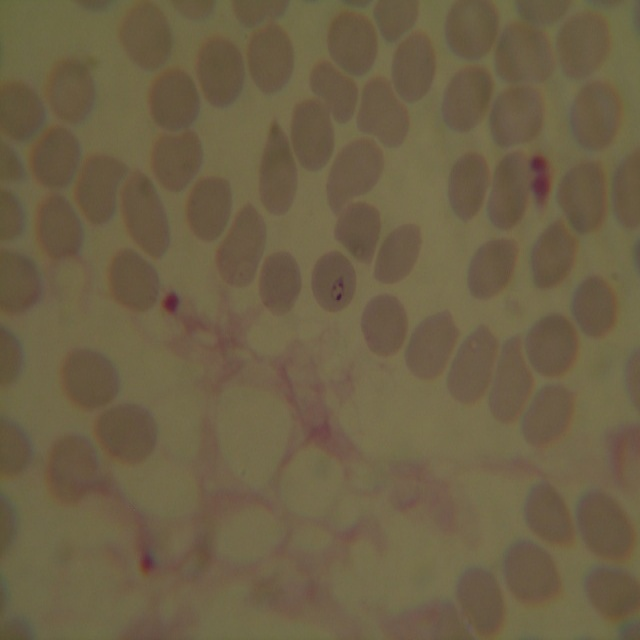
#> input picture samples/yolo/blood_smear_3.JPG, 640 x 640 px, found by its file name; the run also reads 2 pictures not shown here
$ jupyter execute --allow-errors cell_lib_unet_mask.ipynb   (shell and % lines are left out)   (older library calls are emulated)
#> lines starting #> are read from the running program, lines starting #| are printed output that depends on the picture; after the words box and inside, x2 and y2 are one past the last pixel; in counts of white or black regions, pixels touching at a corner belong together
[cell 1]
import numpy as np
import matplotlib.pyplot as plt
from skimage import data
from skimage import filters
from skimage import exposure
import cv2
from math import pi, ceil, floor, cos, sin
import os
import time
from ipynb.fs.full.unet_mask import *

plt.rcParams["figure.figsize"] = (10, 10)
# kill axis in rcParams
plt.rc('axes.spines',top=False,bottom=False,left=False,right=False);
plt.rc('axes',facecolor=(1,1,1,0),edgecolor=(1,1,1,0));
plt.rc(('xtick','ytick'),color=(1,1,1,0));

#PATH = "./PHOTOS_MALARIA_VHIR_UPC/fotos_2015_12_01/P_falciparum/Trofozoits/DSCN0083.JPG"
#PATH = "./samples/normal/blood_smear_2.JPG"
PATH = "./samples/normal/blood_smear_1.JPG"
#PATH = "./samples/aglomerado/blood_smear_14.JPG"
RESULT_PATH = "./samples/myresults/"
#PATH = "DSCN4223.JPG"

CELL_POINT_SIZE = 8
CELL_COLOR      = (255,60,0)
INTERNAL_COLOR  = (215,215,20)
EXTERNAL_COLOR  = (255, 255, 255)

# General functions

[cell 2]
# [41 lines left out: function save_results, not called in this run]

#save_results("b","teste1",1,2,3,'5.5s')

[cell 3]
def get_image(path=PATH, mode=0, size=(640,480), show=False):
    img = cv2.imread(path,mode)
    if mode == 1:
        img = cv2.cvtColor(img, cv2.COLOR_BGR2RGB)

    if img is None:
        print("Não foi possível abrir a imagem:", path)
    res = cv2.resize(img,size)

    if show:
        plt.figure(figsize=(10,10))
        plt.imshow(res)
        plt.show()
    return res


def apply_blur(img, k=9):
    return cv2.GaussianBlur(img,(k,k),0)

def otsu(img,block=81,offset=0.3):
    return cv2.adaptiveThreshold(img,255,cv2.ADAPTIVE_THRESH_MEAN_C, cv2.THRESH_BINARY_INV,block,offset)

def adaptative_thresh(img,block=121,offset=0):
    return cv2.adaptiveThreshold(img,255,cv2.ADAPTIVE_THRESH_MEAN_C, cv2.THRESH_BINARY_INV,block,offset)

def fill_holes(img):
    contours, hierarchy = cv2.findContours(img, cv2.RETR_TREE, cv2.CHAIN_APPROX_SIMPLE)
    thresh_filled = np.zeros((img.shape[0], img.shape[1]), dtype=np.uint8)
    color = 255
    for i in range(len(contours)):
        cv2.drawContours(thresh_filled, contours, i, color, -1, cv2.LINE_8, hierarchy, 0)
    return thresh_filled

def connected_components(thresh):
    output = cv2.connectedComponentsWithStats(thresh, 4, cv2.CV_32S)
    (numLabels, labels, stats, centroids) = output

    if (np.max(labels) == 0):
        divider = 1
    else:
        divider = np.max(labels)

    # Map component labels to hue val, 0-179 is the hue range in OpenCV
    label_hue = np.uint8(179*labels/divider)
    blank_ch = 255*np.ones_like(label_hue)
    labeled_img = cv2.merge([label_hue, blank_ch, blank_ch])

    # Converting cvt to BGR
    labeled_img = cv2.cvtColor(labeled_img, cv2.COLOR_HSV2BGR)

    # set bg label to black
    labeled_img[label_hue==0] = 0

    labeled_img_rgb = cv2.cvtColor(labeled_img, cv2.COLOR_BGR2RGB)
    return labeled_img_rgb, numLabels, labels, stats, centroids


def erode(src,size):
    element = cv2.getStructuringElement(cv2.MORPH_ELLIPSE, (2 * size + 1, 2 * size + 1),
                                       (size, size))
    return cv2.erode(src, element)

def dilate(src,size):
    element = cv2.getStructuringElement(cv2.MORPH_ELLIPSE, (2 * size + 1, 2 * size + 1),
                                       (size, size))
    return cv2.dilate(src, element)

# [44 lines left out: functions get_principal_components, get_principal_component_RGB, color_average, hsv_average, color_distance, not called in this run]

[cell 4]
MIN_CELL_AREA = 500
MAX_CELL_AREA = 2700#2300
MIN_VALUE_TO_VALIDATE_CELL = 50

# [16 lines left out: function thresh_is_valid, not called in this run]


# [17 lines of commented-out code are left out]

#> (the rest of this cell did not finish here and is left out)

# Colors functions

[cell 5]
def random_color():
    color = tuple(np.random.randint(1,256, size=3))
    if (color[0] < 100 and color[1] < 100 and color[2] < 100):
        return random_color()
    elif (color[0] > 230 and color[1] > 230 and color[2] > 230):
        return random_color()
    else:
        return (int(color[0]),int(color[1]),int(color[2]))


def list_colors(img):
    shape = img.shape
    if (len(shape) == 2):
        img = cv2.cvtColor(img,cv2.COLOR_GRAY2RGB)

    reshapedImg = img.reshape(1,shape[0]*shape[1],3)[0]
    colors = np.unique(reshapedImg, axis=0)
    colors = np.delete(colors,0,axis=0)
    return colors


def shuffle_colors(img):

    if len(img.shape) == 2:
        img = cv2.merge([img,img,img])

    colors = list_colors(img)
    labeled_img_rgb3 = img.copy()

    for color in colors:
        newColor = random_color()

        red, green, blue = labeled_img_rgb3.T
        selected_color = (red == color[0]) & (green == color[1]) & (blue == color[2])
        labeled_img_rgb3[selected_color.T] = newColor
    return labeled_img_rgb3


def colorize(img):
    labeled_rgb, numLabels, labels, stats, centroids = connected_components(img)
    return shuffle_colors(labeled_rgb)

def equalize_color_image(img):
    hist,bins = np.histogram(img.flatten(),256,[0,256])
    cdf = hist.cumsum()
    cdf_normalized = cdf * float(hist.max()) / cdf.max()
    cdf_m = np.ma.masked_equal(cdf,0)
    cdf_m = (cdf_m - cdf_m.min())*255/(cdf_m.max()-cdf_m.min())
    cdf = np.ma.filled(cdf_m,0).astype('uint8')
    return cdf[img]

# Parasites functions

[cell 6]
def hsv_par_mask(img):

    #range 1
    from_color=(95,40,0)
    to_color=(180,255,255)
    hsv = cv2.cvtColor(img, cv2.COLOR_RGB2HSV)
    mask = cv2.inRange(hsv, from_color, to_color)

    # [13 lines of commented-out code are left out]
    mask_dilated = mask.copy()
    #erode
    kernel = np.ones((3, 3), np.uint8)
    mask_dilated = cv2.erode(mask_dilated, kernel)
    #dilate
    kernel = np.ones((15, 15), np.uint8)
    mask_dilated = cv2.dilate(mask_dilated, kernel)

    return mask, mask_dilated


# [5 lines left out: function gs_parasite_mask, not called in this run]

def remove_parasites(img,mask):
    maximum = np.max(mask)
    if maximum == 0:
        return img
    img[mask == maximum] = 0
    img = erode(img,2)
    img = dilate(img,2)
    return img

MIN_PARASITE_AREA = 20


# [65 lines left out: function mark_parasites, not called in this run]


# [5 lines of commented-out code are left out]

# Thresholding

## UNet

[cell 7]
def unet_method(path, validation_type):
    """
    Returns: (img, cell_mask_colored), (cells, internal, external, passTime)
    """
    start = time.time()
    #read in grayscale
    imgGS = get_image(path=path)
#> in get_image, `img = cv2.imread(path,mode)`:
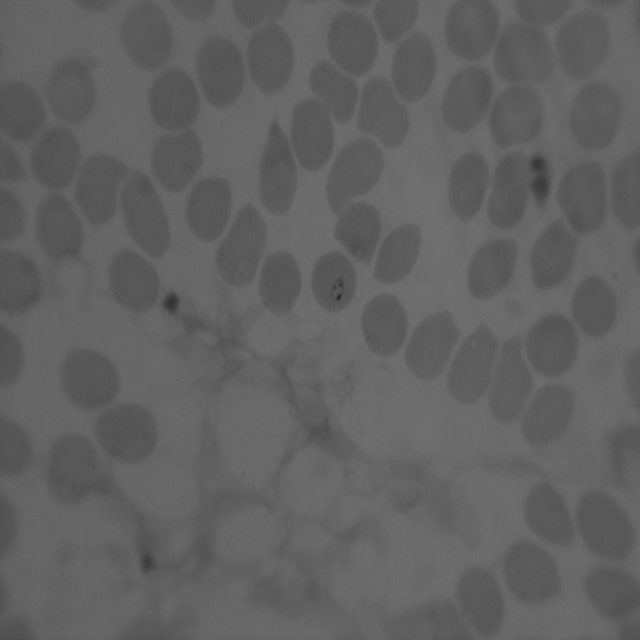
#> img: shape (640, 640); min 43, max 113, mean 97.4
#> in get_image, `res = cv2.resize(img,size)`:
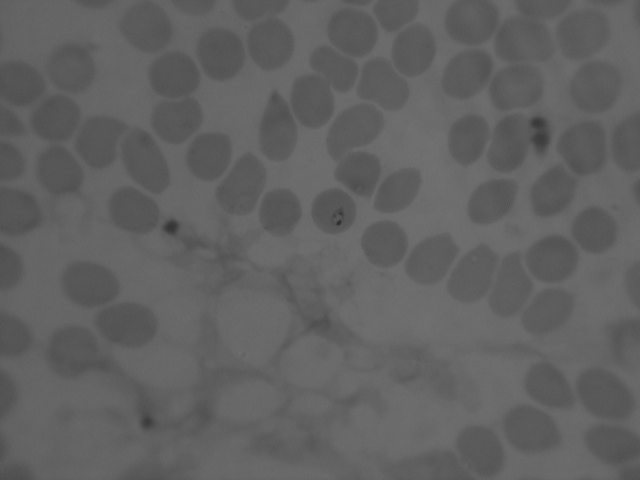
#> res: shape (480, 640); min 44, max 113, mean 97.4
    #read in colors
    img = get_image(path=path,mode=1)
#> call 2 of get_image, with path = './samples/normal/blood_smear_3.JPG', mode = 1, size = (640, 480), show = False
#> in get_image, img is the input picture: shape (640, 640, 3); mean B, G, R 69.6, 96.6, 109.5
#> in get_image (call 2), `res = cv2.resize(img,size)`:
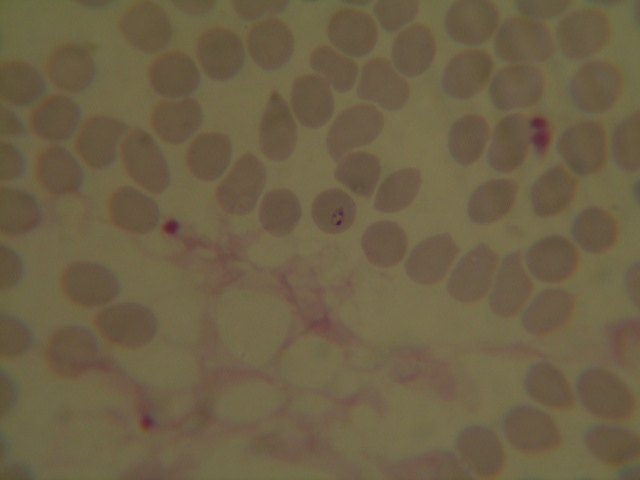
#> res: shape (480, 640, 3); mean R, G, B 109.6, 96.6, 69.7

    #apply blur
    name = "U-net"
    method_ext = "_unet"


    cell_mask = unet.predict(img)

    #hsv mask
    par_mask, par_mask_dilated = hsv_par_mask(img)
    #GS mask
    #par_mask = gs_parasite_mask(imgGS)
    #plt.imshow(par_mask)
    #plt.show()


    #remove parasites from otsu
    cell_mask = remove_parasites(cell_mask,par_mask)


    #fill holes
    cell_mask = fill_holes(cell_mask)


    #break gorup of cells
    cell_mask = break_big_groups(cell_mask)


    #colorize the cells
    cell_mask_colored = colorize(cell_mask)


    #mark
    if validation_type == 'unet':
        img, cells = mark_cells(img, cell_mask,validation_step=False)
    else:
        img, cells = mark_cells(img, cell_mask,validation_type=validation_type)

    img, internal, external = mark_parasites(img, par_mask, cell_mask)

    end = time.time()


    passTime = "%.2fs" % (end-start)

    #save results
    save_results(path,name,cells,internal,external, passTime, img, path, method_ext)

    return (img, cell_mask_colored), (cells, internal, external, passTime)


#> (the rest of this cell did not finish here and is left out)

## OTSU

[cell 8]
def otsu_method(path, validation_type, blur=True):
    """
    Returns: (img, cell_mask_colored), (cells, internal, external, passTime)
    """
    start = time.time()
    #read in grayscale
    imgGS = get_image(path=path)
    #read in colors
    img = get_image(path=path,mode=1)

    #apply blur
    name = "OTSU w/out blur"
    method_ext = "_otsu_out_blur"
    if blur:
        name = "OTSU"
        method_ext = "_otsu"
        imgGS = apply_blur(imgGS)
        img = apply_blur(img)


    #otsu adaptative
    cell_mask = otsu(imgGS)
    #cell_mask = unet.predict(img)


    #hsv mask
    par_mask, par_mask_dilated = hsv_par_mask(img)
    #GS mask
    #par_mask = gs_parasite_mask(imgGS)
    #plt.imshow(par_mask)
    #plt.show()


    #remove parasites from otsu
    cell_mask = remove_parasites(cell_mask,par_mask)


    #fill holes
    cell_mask = fill_holes(cell_mask)


    #break gorup of cells
    cell_mask = break_big_groups(cell_mask)


    #colorize the cells
    cell_mask_colored = colorize(cell_mask)


    #mark
    img, cells = mark_cells(img, cell_mask,validation_type=validation_type)

    img, internal, external = mark_parasites(img, par_mask, cell_mask)

    end = time.time()


    passTime = "%.2fs" % (end-start)

    #save results
    save_results(path,name,cells,internal,external, passTime, img, path, method_ext)

    return (img, cell_mask_colored), (cells, internal, external, passTime)


#> (the rest of this cell did not finish here and is left out)

#> in hsv_par_mask, `mask = cv2.inRange(hsv, from_color, to_color)`:
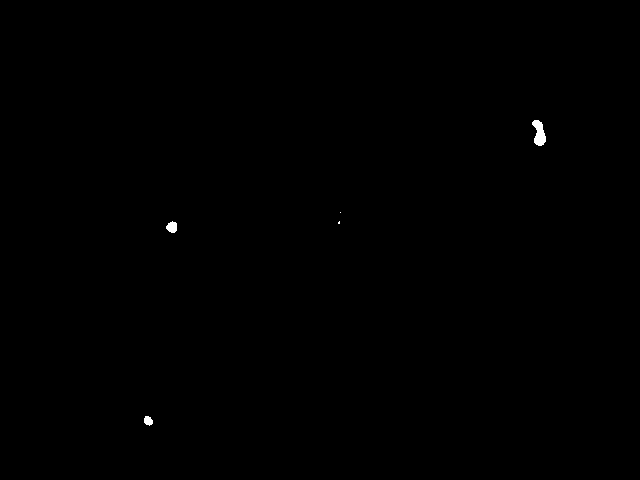
#> mask: shape (480, 640); 0.13% white; 5 white regions (2 under 20 px), largest, box (x1, y1, x2, y2) and area: (532, 120, 546, 146) 234, (166, 221, 177, 233) 98, (144, 416, 153, 426) 67
#> in hsv_par_mask, `mask_dilated = cv2.dilate(mask_dilated, kernel)`:
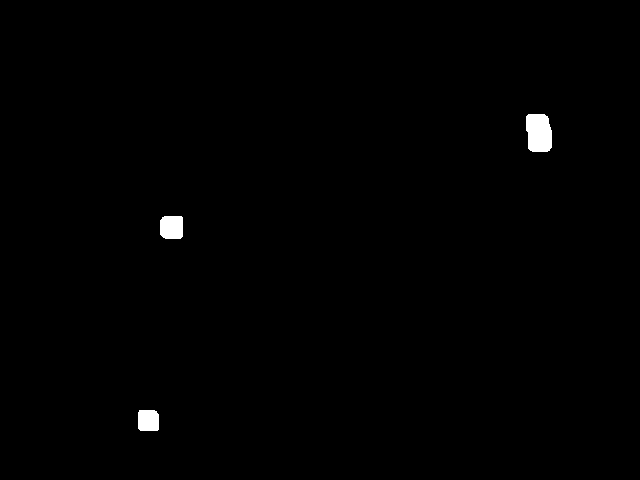
#> mask_dilated: shape (480, 640); 0.59% white; 3 white regions, box (x1, y1, x2, y2) and area: (526, 114, 552, 152) 880, (160, 216, 183, 239) 505, (138, 410, 159, 431) 426
#> in remove_parasites, `maximum = np.max(mask)`: maximum = 255
#> in fill_holes, `contours, hierarchy = cv2.findContours(img, cv2.RETR_TREE, cv2.CHAIN_A..`: contours = 96 contours, 18 with area under 20; largest, box (x1, y1, x2, y2) and area: (43, 187, 478, 480) 40362, (441, 0, 570, 109) 7836, (447, 244, 575, 339) 5691, (259, 46, 357, 161) 4945, (216, 288, 294, 367) 4367
#> the loop in fill_holes, `for i in range(len(contours)):` made 96 passes
    img, cell_mask = images
    cells, internal, external, passTime = stats


    fig, ax = plt.subplots(ncols=2, figsize=(20, 20))
    ax[0].imshow(img)
    ax[0].set_title("%d Cells %d Internal %d External %s" %(cells,internal,external, passTime))
    ax[1].imshow(cell_mask, cmap='gray')
    ax[1].set_title("Cells segmentation")
    plt.show()

## OTSU without blur

#> (a cell that did not finish here is left out)

#> in remove_parasites (call 2), `img[mask == maximum] = 0`:
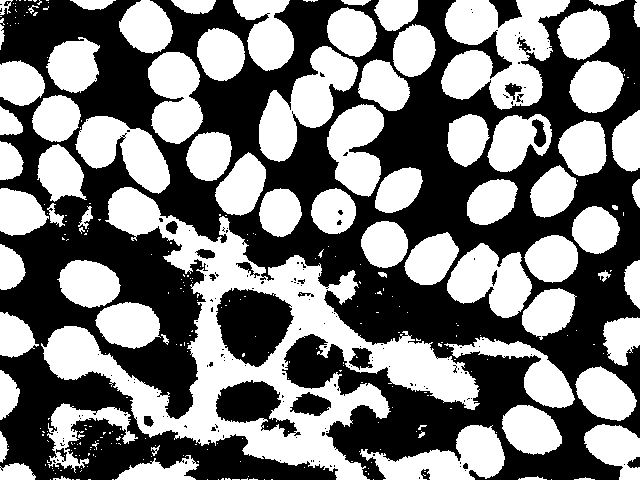
#> img: shape (480, 640); 48% white; 306 white regions (228 under 20 px), largest, box (x1, y1, x2, y2) and area: (41, 187, 480, 480) 33557, (441, 0, 570, 110) 8241, (259, 46, 358, 162) 5172
#> call 2 of erode, with size = 2
#> in erode (call 2), `element = cv2.getStructuringElement(cv2.MORPH_ELLIPSE, (2 * size + 1, ..`: element = [[0, 0, 1, 0, 0], [1, 1, 1, 1, 1], [1, 1, 1, 1, 1], [1, 1, 1, 1, 1], [0, 0, 1, 0, 0]]
#> in erode (call 2), `return cv2.erode(src, element)`:
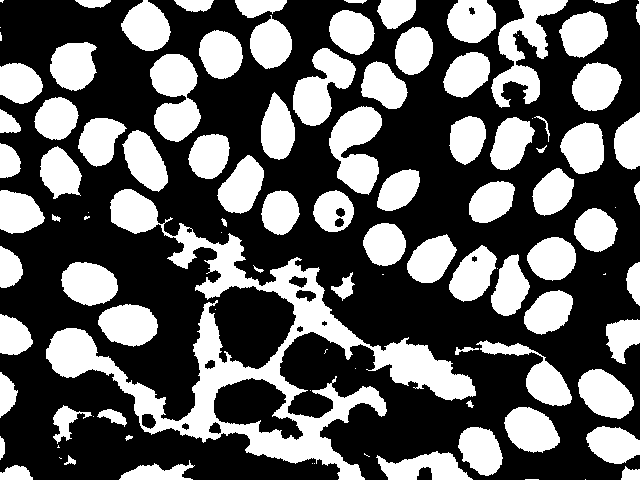
#> returned value: shape (480, 640); 37.5% white; 104 white regions (24 under 20 px), largest, box (x1, y1, x2, y2) and area: (46, 189, 476, 480) 24181, (491, 0, 568, 108) 3183, (150, 54, 201, 142) 3055
#> call 2 of dilate, with size = 2
#> in dilate (call 2), `return cv2.dilate(src, element)`:
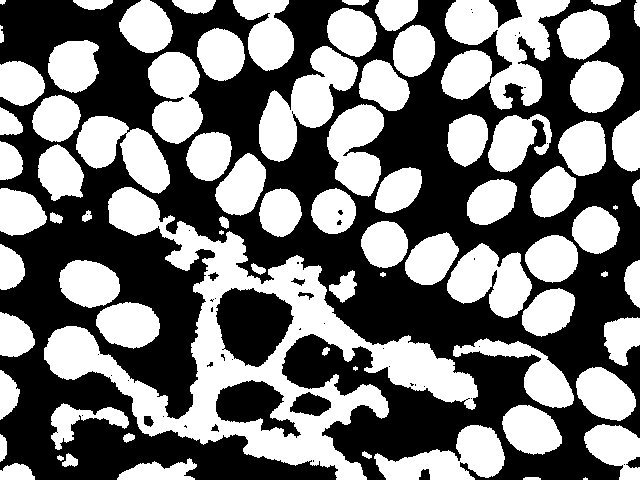
#> returned value: shape (480, 640); 46.6% white; 81 white regions (4 under 20 px)
#> in fill_holes (call 2), `contours, hierarchy = cv2.findContours(img, cv2.RETR_TREE, cv2.CHAIN_A..`: contours = 130 contours, 44 with area under 20; largest, box (x1, y1, x2, y2) and area: (44, 187, 478, 480) 37962, (445, 0, 570, 110) 5842, (259, 46, 358, 162) 4950, (215, 287, 295, 368) 4470, (76, 116, 170, 194) 3836
#> the loop in fill_holes (call 2), `for i in range(len(contours)):` made 130 passes
#> after the loop in fill_holes (call 2), `for i in range(len(contours)):`:
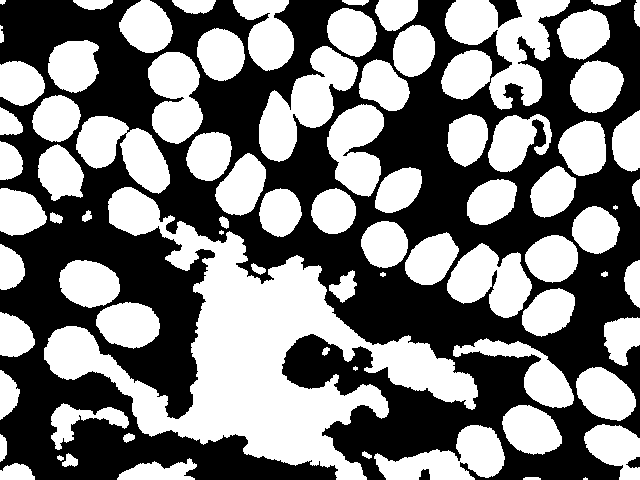
#> thresh_filled: shape (480, 640); 49.2% white; 81 white regions (4 under 20 px), largest, box (x1, y1, x2, y2) and area: (44, 187, 478, 480) 39124, (445, 0, 570, 110) 6167, (259, 46, 358, 162) 5157
    img, cell_mask = images
    cells, internal, external, passTime = stats

    fig, ax = plt.subplots(ncols=2, figsize=(20, 20))
    ax[0].imshow(img, cmap='gray')
    ax[0].set_title("%d Cells %d Internal %d External %s" %(cells,internal,external, passTime))
    ax[1].imshow(cell_mask, cmap='gray')
    ax[1].set_title("Cells segmentation")
    plt.show()

# HSV

[cell 10]
def cellHSVMask(img, from_color=(0,170,0),to_color=(20,255,220)):
#def cellHSVMask(img, from_color=(0,80,0),to_color=(20,255,255)):
    img = equalize_color_image(img)

    img_yuv = cv2.cvtColor(img, cv2.COLOR_BGR2YUV)
    img_yuv[:,:,0] = cv2.equalizeHist(img_yuv[:,:,0])
    img = cv2.cvtColor(img_yuv, cv2.COLOR_YUV2BGR)

    hsv = cv2.cvtColor(img, cv2.COLOR_RGB2HSV)
    mask = cv2.inRange(hsv, from_color, to_color)
    return mask

# [4 lines of commented-out code are left out]

[cell 11]
# [12 lines of commented-out code are left out]


def mergeCellsParts(mask):

    mask = mask.copy()
    labeled_img_rgb, numLabels, labels, stats, centroids = connected_components(mask)


    for i in range(1, numLabels):
        x = stats[i, cv2.CC_STAT_LEFT]
        y = stats[i, cv2.CC_STAT_TOP]
        w = stats[i, cv2.CC_STAT_WIDTH]
        h = stats[i, cv2.CC_STAT_HEIGHT]
        area = stats[i, cv2.CC_STAT_AREA]
        (cX, cY) = centroids[i]

        cutY = y - 1 if y > 0 else y
        cutX = x - 1 if x > 0 else x
        cutXW = x+w+1
        cutYH = y+h+1

        cut = mask[cutY:cutYH, cutX:cutXW]


        if 50 < area < MAX_CELL_AREA:
            thresh_filled = cut

            contours, hierarchy = cv2.findContours(thresh_filled, cv2.RETR_TREE, cv2.CHAIN_APPROX_TC89_L1)
            hull = []
            for y in range(len(contours)):
                hull.append(cv2.convexHull(contours[y], False))
            cv2.drawContours(thresh_filled, hull, -1, 255, 1, 8)

            contours, hierarchy = cv2.findContours(thresh_filled, cv2.RETR_TREE, cv2.CHAIN_APPROX_SIMPLE)
            for i in range(len(contours)):
                cv2.drawContours(thresh_filled, contours, i, 255, -1, cv2.LINE_8, hierarchy, 0)

        elif MAX_CELL_AREA < area:

            #preenche
            contours, hierarchy = cv2.findContours(cut, cv2.RETR_TREE, cv2.CHAIN_APPROX_SIMPLE)
            for i in range(len(contours)):
                cv2.drawContours(cut, contours, i, 255, -1, cv2.LINE_8, hierarchy, 0)

            #erode as bordas
            contours, hierarchy = cv2.findContours(cut, cv2.RETR_TREE, cv2.CHAIN_APPROX_TC89_L1)
            for i in range(len(contours)):
                cv2.drawContours(cut, contours, i, 255, 1, cv2.LINE_8, hierarchy, 0)


            # [19 lines of commented-out code are left out]

    return mask


def hsv_method(path, validation_type, use_median_filter=True):

    start = time.time()

    #read in grayscale
    imgGS = get_image(path=path)
    #read in colors
    img = get_image(path=path,mode=1)

    #otsu adaptative
    cell_mask = cellHSVMask(img)
#> in equalize_color_image, `hist,bins = np.histogram(img.flatten(),256,[0,256])`: hist = 256 values, max 29345 at index 103, min 0 at index 0, mean 3600; bins = 257 values from 0 to 256
#> in equalize_color_image, `cdf = hist.cumsum()`: cdf = 256 values from 0 to 921600
#> in equalize_color_image, `cdf_normalized = cdf * float(hist.max()) / cdf.max()`: cdf_normalized = 256 values from 0 to 29345
#> in equalize_color_image, `cdf = np.ma.filled(cdf_m,0).astype('uint8')`: cdf = 256 values from 0 to 255
#> in equalize_color_image, `return cdf[img]`:
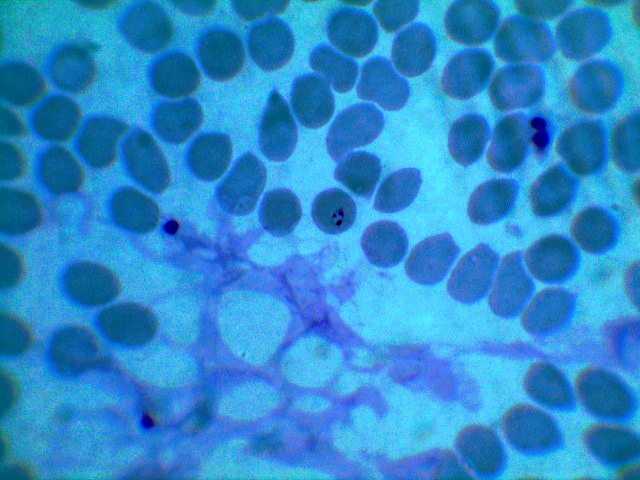
#> returned value: shape (480, 640, 3); mean of channels 0, 1, 2 204.5, 139.3, 44.6; drawn as B, G, R
#> (the rest of the program and of its run is left out)
